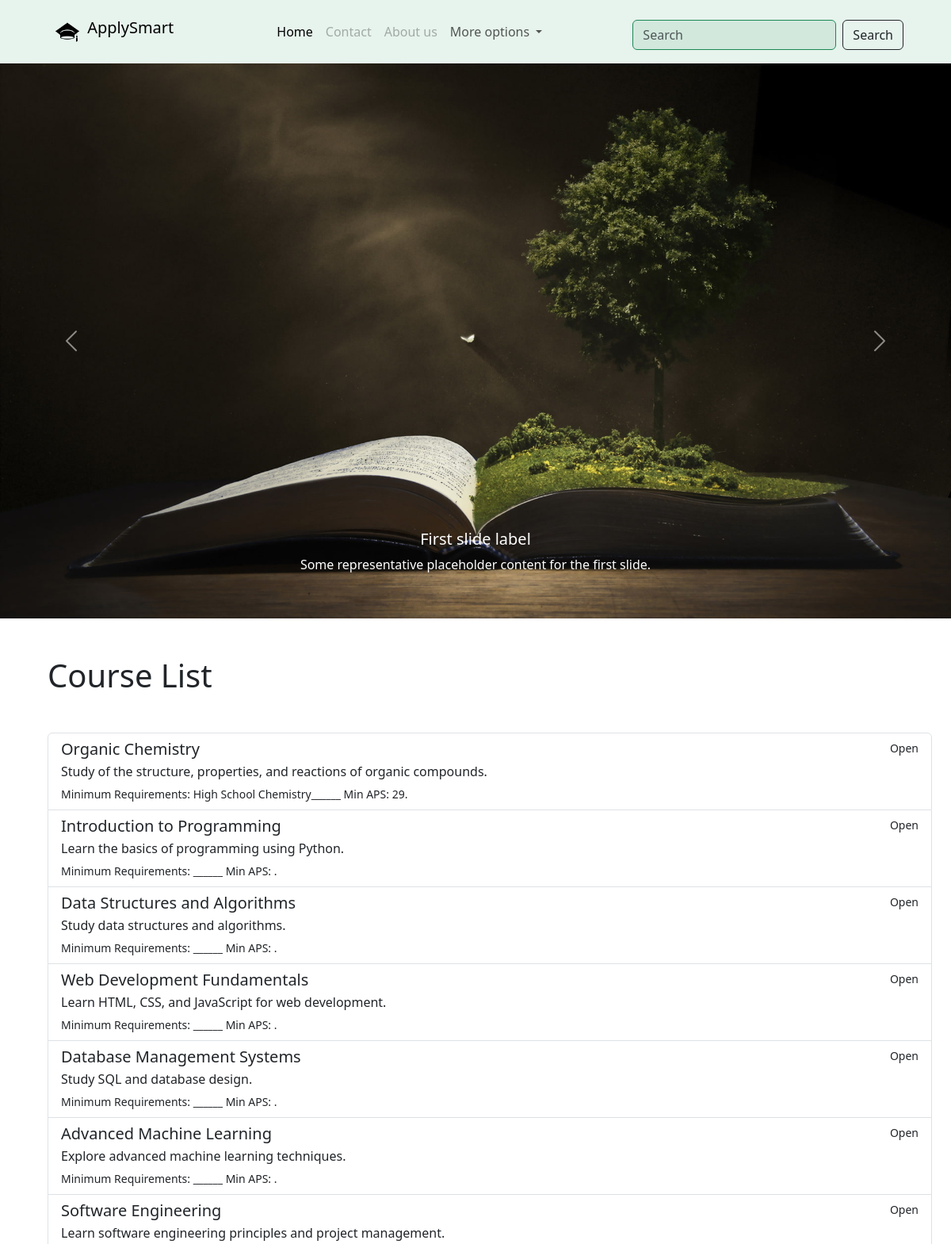
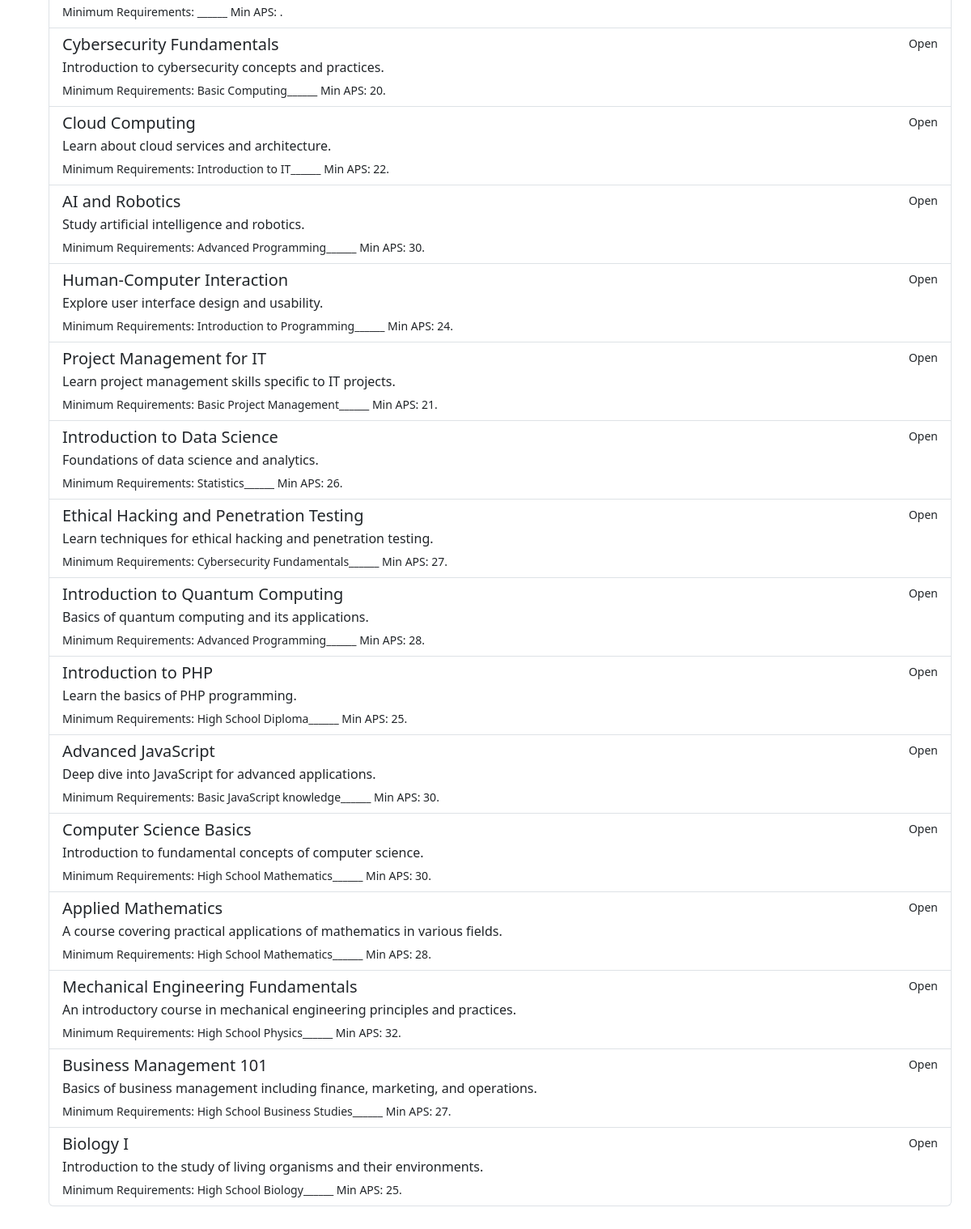
Page /course_list.php on the committed database (2 pictures, top to bottom).
### tables this page shows
CREATE TABLE `courses` (
  `course_id` int(11) NOT NULL,
  `course_name` varchar(100) NOT NULL,
  `description` text DEFAULT NULL,
  `faculty_id` int(11) DEFAULT NULL,
  `institution_id` int(11) DEFAULT NULL,
  `created_at` timestamp NOT NULL DEFAULT current_timestamp(),
  `updated_at` timestamp NOT NULL DEFAULT current_timestamp() ON UPDATE current_timestamp(),
  `minimum_duration_years` int(11) DEFAULT NULL,
  `closing_date` date DEFAULT NULL,
  `subject_required` varchar(100) DEFAULT NULL,
  `admission_point_score` int(11) DEFAULT NULL,
  `possible_further_studies` varchar(255) DEFAULT NULL,
  `possible_careers` varchar(255) DEFAULT NULL,
  `price` decimal(10,2) DEFAULT NULL
);

### course_list.php (the view, shortened to what this page needs)
<?php
$database = new Database();
$db = $database->getConnection();
function fetchCourses($db) {
    try {
        $sql = "SELECT course_id, course_name, description, admission_point_score, subject_required, faculty_id, institution_id FROM Courses";
        $stmt = $db->prepare($sql);
        $stmt->execute();
        return $stmt->fetchAll(PDO::FETCH_ASSOC);
    } catch (PDOException $e) {
        error_log('Error: ' . $e->getMessage() . "\r\n", 3, 'E:\\xampp\\htdocs\\ApplySmart\\var\\log\\app_errors.log');
        echo 'An error occurred while retrieving courses. Please try again later.';
        return [];
    }
}
$courses = fetchCourses($db);
?>
<!DOCTYPE html>
<html lang="en">
<head>
    <link rel="stylesheet" href="https://cdn.jsdelivr.net/npm/bootstrap@5.3.3/dist/css/bootstrap.min.css">
</head>
<body>
    <?php include 'navBar.php'; ?>
    <div id="carouselExampleCaptions" class="carousel slide" data-bs-ride="carousel">
        <div class="carousel-inner">
            <div class="carousel-item active" data-bs-interval="3000">
                <img src="assets/background2.jpeg" class="d-block w-100" alt="...">
                <div class="carousel-caption d-none d-md-block">
                    <h5>First slide label</h5>
                    <p>Some representative placeholder content for the first slide.</p>
                </div>
            </div>
        </div>
        <button class="carousel-control-prev" type="button" data-bs-target="#carouselExampleCaptions" data-bs-slide="prev" aria-label="Previous">
            <span class="carousel-control-prev-icon" aria-hidden="true"></span>
        </button>
        <button class="carousel-control-next" type="button" data-bs-target="#carouselExampleCaptions" data-bs-slide="next" aria-label="Next">
            <span class="carousel-control-next-icon" aria-hidden="true"></span>
        </button>
    </div>
<div class="container m-5">
    <h1 class="my-5">Course List</h1>
    <?php if (count($courses) > 0): ?>
        <div class="list-group" id="list-tab" role="tablist">
        <?php foreach ($courses as $course): ?>
                <a class="list-group-item list-group-item-action" href="Prospectus.php?course_id=<?php echo htmlspecialchars($course['course_id']); ?>">
                    <div class="d-flex w-100 justify-content-between">
                        <h5 class="mb-1"><?php echo htmlspecialchars($course['course_name']); ?></h5>
                        <small>Open</small>
                    </div>
                    <p class="mb-1"><?php echo htmlspecialchars($course['description']); ?> </p>
                    <small>Minimum Requirements: <?php echo htmlspecialchars($course['subject_required']); ?>______ Min APS: <?php echo htmlspecialchars($course['admission_point_score']); ?>.</small>
                </a>
        <?php endforeach; ?>
            <?php else: ?>
                    <h1>No courses found.</h1>
            <?php endif; ?>
        </div>
</div>
</body>
</html>

### navBar.php (shortened to what this page needs)
<nav class="navbar navbar-expand-lg bg-success  px-5" style="--bs-bg-opacity: 0.1; height: 80px;">
    <div class="container-fluid">
        <a class="navbar-brand" href="index.php">
          <img src="assets/logo.png" alt="Logo" width="30" height="40" class="d-inline-block align-text-top" style="margin-left: 10px; margin-right: 5px;">
          ApplySmart
        </a>
          <div class="collapse navbar-collapse" id="navbarSupportedContent">
            <ul class="navbar-nav mx-auto mb-2 mb-lg-0">
              <li class="nav-item">
                <a class="nav-link active" aria-current="page" href="course_list.php">Home</a>
              </li>
              <li class="nav-item">
                <a class="nav-link disabled" href="#">Contact</a>
              </li>
              <li class="nav-item">
                <a class="nav-link disabled" aria-disabled="true">About us</a>
              </li>
              <li class="nav-item dropdown">
                <a class="nav-link dropdown-toggle" href="#" role="button" data-bs-toggle="dropdown" aria-expanded="false">
                  More options
                </a>
              </li>
            </ul>
            <form class="d-flex mt-2" role="search">
              <input class="form-control me-2  border-success text-bg-success" type="search" placeholder="Search" aria-label="Search">
              <button class="btn btn-outline-dark" type="submit">Search</button>
            </form>
          </div>
      </div>
  </nav>

### course_list.php (style rules this page uses)
.carousel-inner img { max-height: 700px; object-fit: cover; }

### rows in the picture
courses: course_name "Organic Chemistry", description "Study of the structure, properties, and reactions of organic compounds.", subject_required "High School Chemistry", admission_point_score "29"
courses: course_name "Introduction to Programming", description "Learn the basics of programming using Python."
courses: course_name "Data Structures and Algorithms", description "Study data structures and algorithms."
courses: course_name "Web Development Fundamentals", description "Learn HTML, CSS, and JavaScript for web development."
courses: course_name "Database Management Systems", description "Study SQL and database design."
courses: course_name "Advanced Machine Learning", description "Explore advanced machine learning techniques."
courses: course_name "Software Engineering", description "Learn software engineering principles and project management."
courses: course_name "Cybersecurity Fundamentals", description "Introduction to cybersecurity concepts and practices.", subject_required "Basic Computing", admission_point_score "20"
courses: course_name "Cloud Computing", description "Learn about cloud services and architecture.", subject_required "Introduction to IT", admission_point_score "22"
courses: course_name "AI and Robotics", description "Study artificial intelligence and robotics.", subject_required "Advanced Programming", admission_point_score "30"
courses: course_name "Human-Computer Interaction", description "Explore user interface design and usability.", subject_required "Introduction to Programming", admission_point_score "24"
courses: course_name "Project Management for IT", description "Learn project management skills specific to IT projects.", subject_required "Basic Project Management", admission_point_score "21"
courses: course_name "Introduction to Data Science", description "Foundations of data science and analytics.", subject_required "Statistics", admission_point_score "26"
courses: course_name "Ethical Hacking and Penetration Testing", description "Learn techniques for ethical hacking and penetration testing.", subject_required "Cybersecurity Fundamentals", admission_point_score "27"
courses: course_name "Introduction to Quantum Computing", description "Basics of quantum computing and its applications.", subject_required "Advanced Programming", admission_point_score "28"
courses: course_name "Introduction to PHP", description "Learn the basics of PHP programming.", subject_required "High School Diploma", admission_point_score "25"
courses: course_name "Advanced JavaScript", description "Deep dive into JavaScript for advanced applications.", subject_required "Basic JavaScript knowledge", admission_point_score "30"
courses: course_name "Computer Science Basics", description "Introduction to fundamental concepts of computer science.", subject_required "High School Mathematics", admission_point_score "30"
courses: course_name "Applied Mathematics", description "A course covering practical applications of mathematics in various fields.", subject_required "High School Mathematics", admission_point_score "28"
courses: course_name "Mechanical Engineering Fundamentals", description "An introductory course in mechanical engineering principles and practices.", subject_required "High School Physics", admission_point_score "32"
courses: course_name "Business Management 101", description "Basics of business management including finance, marketing, and operations.", subject_required "High School Business Studies", admission_point_score "27"
courses: course_name "Biology I", description "Introduction to the study of living organisms and their environments.", subject_required "High School Biology", admission_point_score "25"
